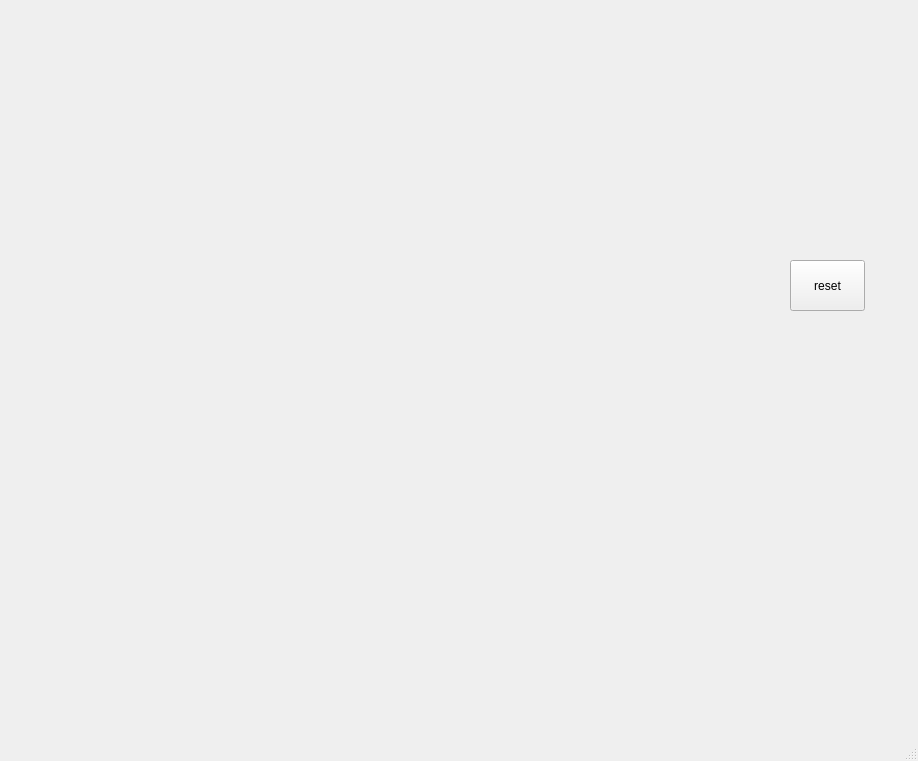
<?xml version="1.0" encoding="UTF-8"?>
<ui version="4.0">
 <class>MainWindow</class>
 <widget class="QMainWindow" name="MainWindow">
  <property name="geometry">
   <rect>
    <x>0</x>
    <y>0</y>
    <width>918</width>
    <height>761</height>
   </rect>
  </property>
  <property name="windowTitle">
   <string>MainWindow</string>
  </property>
  <property name="toolTip">
   <string/>
  </property>
  <widget class="QWidget" name="centralwidget">
   <widget class="QPushButton" name="reset">
    <property name="geometry">
     <rect>
      <x>790</x>
      <y>260</y>
      <width>75</width>
      <height>51</height>
     </rect>
    </property>
    <property name="text">
     <string>reset</string>
    </property>
   </widget>
  </widget>
  <widget class="QMenuBar" name="menubar">
   <property name="geometry">
    <rect>
     <x>0</x>
     <y>0</y>
     <width>918</width>
     <height>21</height>
    </rect>
   </property>
  </widget>
  <widget class="QStatusBar" name="statusbar"/>
 </widget>
 <resources/>
 <connections/>
</ui>
